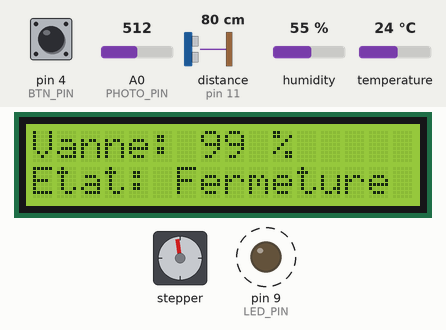
Recording of a sketch running on a simulated Arduino Uno, built with avr-gcc and run on an emulated ATmega328P. Parts: 16×2 character LCD, stepper motor, output pins drawn as LEDs (lit = HIGH). Dashed ring = blinking. The test bench sets the inputs (shaded band); at power-on: distance to the obstacle (sensor on pin 11) 80 cm, pin 4 (BTN_PIN) HIGH, A0 (PHOTO_PIN) = 512, humidity 55 %, temperature 24 °C. The echo pulse lasts 58.3 µs per cm; stepper angles assume 2048 steps per turn; what the sketch prints to the serial monitor is not drawn.

Above: at 1.02 s.
1.3 s: distance to the obstacle (sensor on pin 11) set to 2 cm
At 1.88 s:
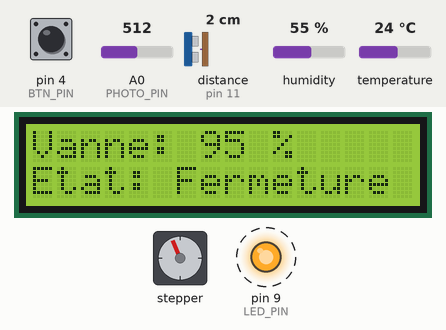
3.8 s: pin 4 (BTN_PIN) pulled LOW for 0.15 s
4.5 s: pin 4 (BTN_PIN) pulled LOW for 0.15 s
At 5.16 s:
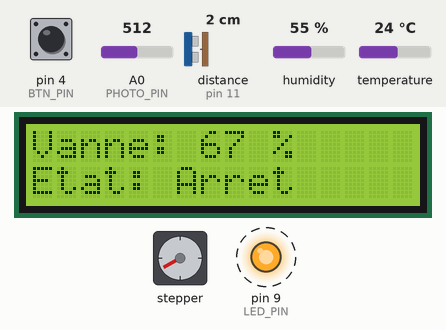
5.2 s: distance to the obstacle (sensor on pin 11) set to 250 cm
7.1 s: pin 4 (BTN_PIN) pulled LOW for 0.15 s
At 7.78 s:
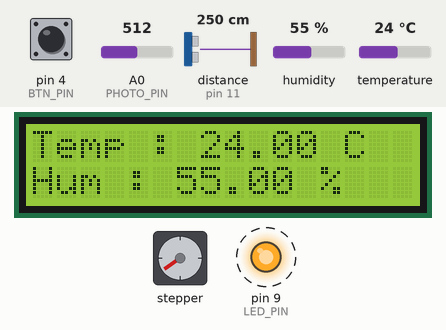
7.8 s: distance to the obstacle (sensor on pin 11) set to 4 cm
At 14.4 s:
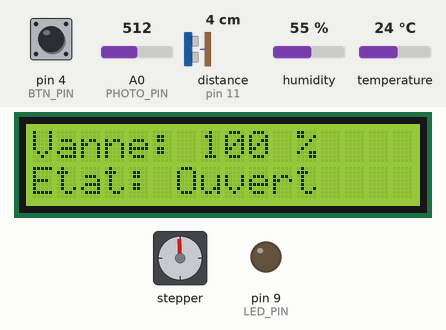
Timing chart, 0 to 14.8 s (numbered marks = the images above; inputs shaded):
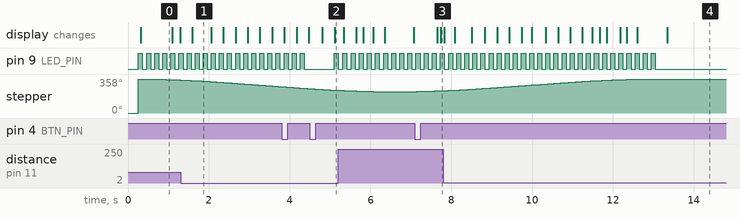

Measured:
- after the input at 4.5 s, pin 9 (LED_PIN): LOW → HIGH after 0.60 s, → LOW 0.10 s later
- after the input at 7.8 s, pin 9 (LED_PIN): goes on until 13.1 s, then stays LOW
- by itself, pin 9 (LED_PIN): alternates HIGH for 0.10 s and LOW for 0.10 s

The sketch:

maison_02.ino
```cpp
#include <LiquidCrystal_I2C.h>
#include <OneButton.h>
#include <DHT.h>
#include <HCSR04.h>
#include <AccelStepper.h>
// Definition du moteur et des broches
#define MOTOR_INTERFACE_TYPE 4

#define IN_1 31
#define IN_2 33
#define IN_3 35
#define IN_4 37

#define LED_PIN 9
#define PHOTO_PIN A0
#define BTN_PIN 4
#define DHTPIN 7
#define DHTTYPE DHT11
#define TRIGGER_PIN 12
#define ECHO_PIN 11
#define LCD_ADDR 0x27

AccelStepper moteur(MOTOR_INTERFACE_TYPE, IN_1, IN_3, IN_2, IN_4);
// Traduction
// State = État
// current = actuel
// rate = taux
enum IrrigationState { FERME, OUVERTURE, OUVERT, FERMETURE, ARRET };
IrrigationState currentIrrState = OUVERT;
enum AppState { DEMARRAGE, LUM_DIST, DHT_STATE, CALIBRATION, ETAT_VANNE };
AppState currentState = DEMARRAGE;

// Définir les variables globales
unsigned long currentTime;
int luminosite = 0;
float temperature = 0.0;
float humidite = 0.0;
float distance = 0.0;
int val = 0;
int maximum;
int minimum;
long positionMoteur = 2038; // au départ ouvert
const int POS_FERME = 0;
const int POS_OUVERT = 2038;

LiquidCrystal_I2C lcd(LCD_ADDR, 16, 2);
OneButton button(BTN_PIN);
DHT dht(DHTPIN, DHTTYPE);
HCSR04 hc(TRIGGER_PIN, ECHO_PIN);

void setup() {
  Serial.begin(115200);

  initPins();
  lcdInit();
  buttonInit();
  initPhoto();
  initMoteur();
  dht.begin();
}

// --------------------------------------------------
// Initialisation du materiel
// --------------------------------------------------

void initPins() {
  pinMode(LED_PIN, OUTPUT);
}

void lcdInit() {
  lcd.init();
  lcd.backlight();
}

void buttonInit() {
  pinMode(BTN_PIN, INPUT_PULLUP);
  button.attachClick(switchState);
  button.attachDoubleClick(doubleClic);
}

void initPhoto() {
  maximum = 0;
  minimum = 1023;
}

void initMoteur() {
  moteur.setMaxSpeed(200);
  moteur.setAcceleration(100);
  moteur.setCurrentPosition(2038);
}

// --------------------------------------------------
// Main Loop
// --------------------------------------------------

void loop() {
  currentTime = millis();
  static unsigned long lastTime = 0;
  const int interval = 3000;
  int vanPourcentage = map(moteur.currentPosition(), POS_FERME, POS_OUVERT, 0, 100);

  button.tick();
  gestionnaireEtatLCD(currentTime);
  gestionnaireEtatIrr(currentTime);
  // Attach double clic to doubleclic()
  // Attach clic to switchState()
  moteur.run();
  lireValeur(currentTime);


  if (currentTime - lastTime >= interval) {
    lastTime = currentTime;
    Serial.print("Lum:");
    Serial.print(luminosite);
    Serial.print(",Min:");
    Serial.print(minimum);
    Serial.print(",Max:");
    Serial.print(maximum);
    Serial.print(",Dist:");
    Serial.print(distance);
    Serial.print(",T:");
    Serial.print(temperature);
    Serial.print(",H:");
    Serial.print(humidite);
    Serial.print(",Van:");
    Serial.print(vanPourcentage);

    Serial.println();
  }
}

// --------------------------------------------------
// Gestionnaires des etats
// --------------------------------------------------

void gestionnaireEtatLCD(unsigned long ct) {
  switch (currentState) {
    case DEMARRAGE:
      bootState(currentTime);
      break;
    case LUM_DIST:
      lumDistState(currentTime);
      break;
    case DHT_STATE:
      dhtState(currentTime);
      break;
    case CALIBRATION:
      calibrationState(currentTime);
      break;
    case ETAT_VANNE:
      etatVanneState(currentTime);
      break;
  }
}

void gestionnaireEtatIrr(unsigned long ct) {
  switch (currentIrrState) {
    case FERME:
      fermeState();
      break;
    case OUVERTURE:
      ouvertureState(ct);
      break;
    case OUVERT:
      ouvertState();
      break;
    case FERMETURE:
      fermetureState(ct);
      break;
    case ARRET:
      arretState();
      break;
  }
}

void switchState() {
  if (currentIrrState == FERMETURE) {
    currentIrrState = ARRET;
    return;
  }

  if (currentIrrState == ARRET) {
    currentIrrState = OUVERTURE;
    return;
  }

  if (currentState != DHT_STATE) {
    currentState = DHT_STATE;
  } else {
    currentState = LUM_DIST;
  }
}

void doubleClic() {
  currentState = CALIBRATION;
}

void lireValeur(unsigned long ct) {
  static unsigned long lastTimeDHT = 0;
  static unsigned long lastTimeDist = 0;
  const int rate = 5000;
  const int shortRate = 250;
  static bool ledState = false;

  if (ct - lastTimeDHT > rate) {
    lastTimeDHT = ct;
    lireDHT(ct);
  }
  if (ct - lastTimeDist > shortRate) {
    lastTimeDist = ct;
    lireDistance(ct);
  }

  lireLuminosite(ct);
}

void lireDHT(unsigned long ct) {
  const int intervale = 5000;
  static unsigned long lastTime = 0;

  if (ct - lastTime > intervale) {
    lastTime = ct;
    temperature = dht.readTemperature();
    humidite = dht.readHumidity();
  }

  if (isnan(humidite) || isnan(temperature)) {
    Serial.println(F("Echec de la lecture du DHT!"));
    return;
  }
}

void lireDistance(unsigned long ct) {
  const int intervale = 250;
  static unsigned long lastTime = 0;


  if (ct - lastTime > intervale) {
    lastTime = ct;
    distance = hc.dist();
  }

  if (isnan(distance)) {
    Serial.println(F("Echec de la lecture du HC-RS04!"));
    return;
  }
}

void lireLuminosite(unsigned long ct) {
  const int intervale = 500;
  static unsigned long lastTime = 0;
  const int petit = 0;
  const int grand = 100;
  const int allume = 30;
  const int eteint = 35;
  static bool ledState = false;

  if (maximum <= minimum) {
    ledState = false;
  }

  if (ct - lastTime > intervale) {
    lastTime = ct;

    luminosite = analogRead(PHOTO_PIN);
    luminosite = map(luminosite, minimum, maximum, petit, grand);
    luminosite = constrain(luminosite, petit, grand);


    if (luminosite < allume) {
      ledState = true;
    } else if (luminosite > eteint) {
      ledState = false;
    }
  }

  if (currentState != ETAT_VANNE) {
    digitalWrite(LED_PIN, ledState ? HIGH : LOW);
  }
}

void bootState(unsigned long ct) {
  static unsigned long startTime = 0;
  static bool first = true;
  const int exitTime = 3000;
  const int lcdRate = 250;

  if (startTime == 0) {
    startTime = ct;
  }

  if (first) {
    lcd.clear();
    lcd.setCursor(0, 0);
    lcd.print("Etd 1: 2390972");
    first = false;
  }

  if (ct - startTime > exitTime) {
    currentState = DHT_STATE;
    return;
  }
}

void lumDistState(unsigned long ct) {
  static unsigned long lastTime = 0;
  const int lcdRate = 250;

  if (ct - lastTime > lcdRate) {
    lastTime = ct;

    lcd.clear();
    lcd.setCursor(0, 0);
    lcd.print("Lum : ");
    lcd.print(luminosite);
    lcd.print("% ");
    lcd.setCursor(0, 1);
    lcd.print("Dist : ");
    lcd.print(distance);
    lcd.print(" cm ");
  }
}

void dhtState(unsigned long ct) {
  static unsigned long lastTime = 0;
  const int lcdRate = 250;

  if (ct - lastTime > lcdRate) {
    lastTime = ct;

    lcd.clear();
    lcd.setCursor(0, 0);
    lcd.print("Temp : ");
    lcd.print(temperature);
    lcd.print(" C ");
    lcd.setCursor(0, 1);
    lcd.print("Hum : ");
    lcd.print(humidite);
    lcd.print(" % ");
  }
}

void calibrationState(unsigned long ct) {
  static unsigned long lastTimeInt = 0;
  static unsigned long lastTimeLcd = 0;
  const int intervale = 50;
  const int lcdRate = 250;
  if (ct - lastTimeInt > intervale) {
    lastTimeInt = ct;
    val = analogRead(PHOTO_PIN);
  }

  if (val < minimum) {
    minimum = val;
  }
  if (val > maximum) {
    maximum = val;
  }

  if (currentTime - lastTimeLcd > lcdRate) {
    lastTimeLcd = ct;
    lcd.clear();
    lcd.setCursor(0, 0);
    lcd.print("Lum min : ");
    lcd.print(minimum);
    lcd.setCursor(0, 1);
    lcd.print("Lum max : ");
    lcd.print(maximum);
  }
}

void etatVanneState(unsigned long ct) {
  static unsigned long lastTime = 0;
  const int lcdRate = 250;

  if (ct - lastTime > lcdRate) {
    lastTime = ct;
    String etat;
    int pourcentage = map(moteur.currentPosition(), POS_FERME, POS_OUVERT, 0, 100);

    switch (currentIrrState) {
      case FERME:
        etat = " Ferme";
        break;
      case OUVERTURE:
        etat = " Ouverture";
        break;
      case OUVERT:
        etat = " Ouvert";
        break;
      case FERMETURE:
        etat = " Fermeture";
        break;
      case ARRET:
        etat = " Arret";
        break;
    }

    lcd.clear();
    lcd.setCursor(0,0);
    lcd.print("Vanne: ");
    lcd.print(pourcentage);
    lcd.print(" %");

    lcd.setCursor(0,1);
    lcd.print("Etat:");
    lcd.print(etat);
  }
}

void clignoterLED(unsigned long ct) {
  static unsigned long lastTime = 0;
  static bool state = false;
  const int intervale = 100;


  if (ct - lastTime >= intervale) {
    lastTime = ct;
    state = !state;
    digitalWrite(LED_PIN, state);
  }
}

void ouvertState() {
  const int dist = 25;
  if (distance >= dist) {
    currentIrrState = FERMETURE;
  }
}

void fermeState() {
  const int dist = 20;
  if (distance < dist) {
    currentIrrState = OUVERTURE;
  }
}

void ouvertureState(unsigned long ct) {
  const int stop = 0;
  moteur.moveTo(POS_OUVERT);
  moteur.run();


  currentState = ETAT_VANNE;
  clignoterLED(ct);

  if (moteur.distanceToGo() == stop) {
    currentIrrState = OUVERT;
    digitalWrite(LED_PIN, LOW);
  }
}

void fermetureState(unsigned long ct) {
  const int stop = 0;
  moteur.moveTo(POS_FERME);
  moteur.run();

  currentState = ETAT_VANNE;
  clignoterLED(ct);

  if (moteur.distanceToGo() == stop) {
    currentIrrState = FERME;
    digitalWrite(LED_PIN, LOW);
  }
}

void arretState() {
  moteur.stop();
  digitalWrite(LED_PIN, LOW);

  currentState = ETAT_VANNE;
}
```
